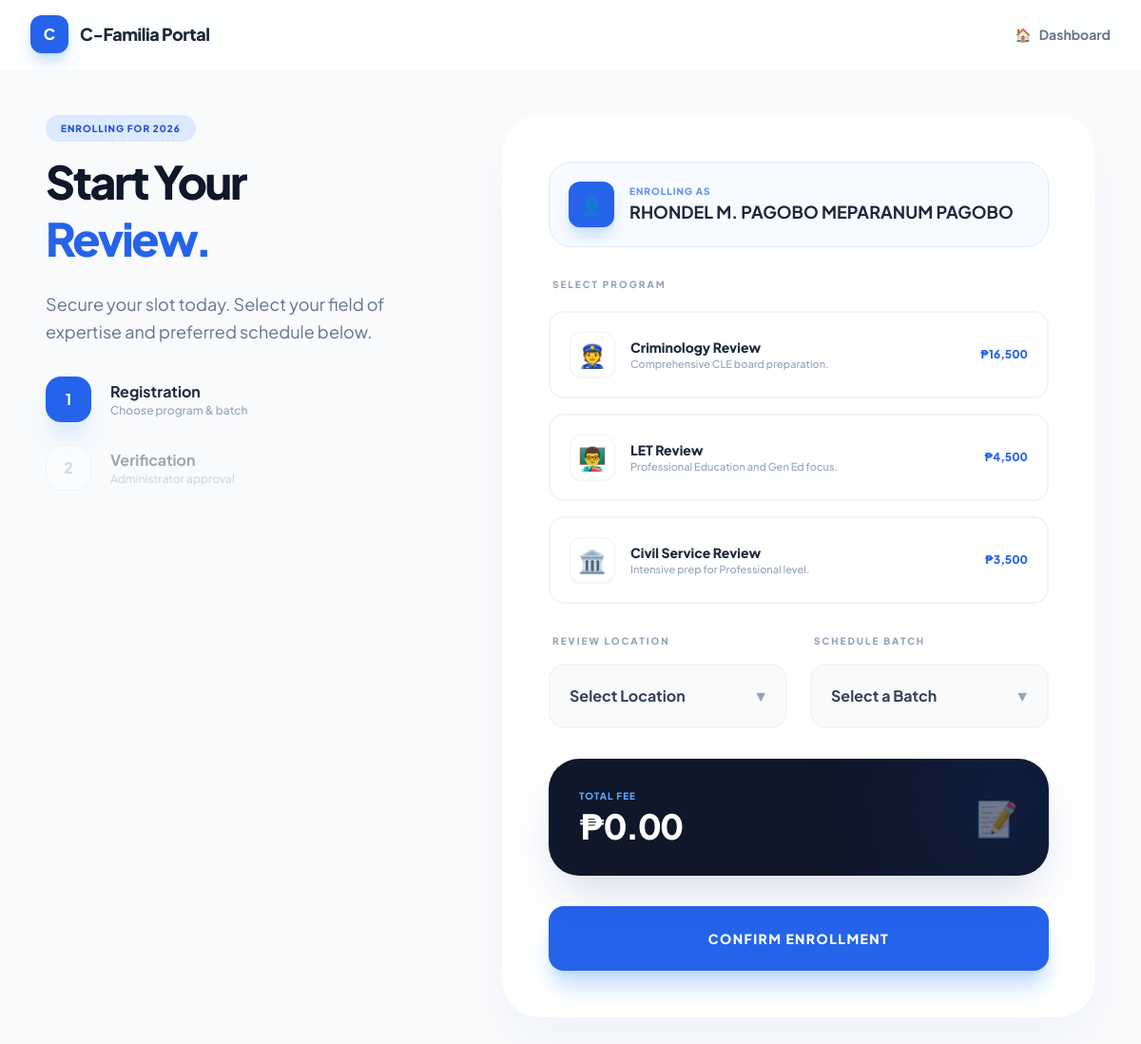
The app's page /enroll.php (signed in), older data.
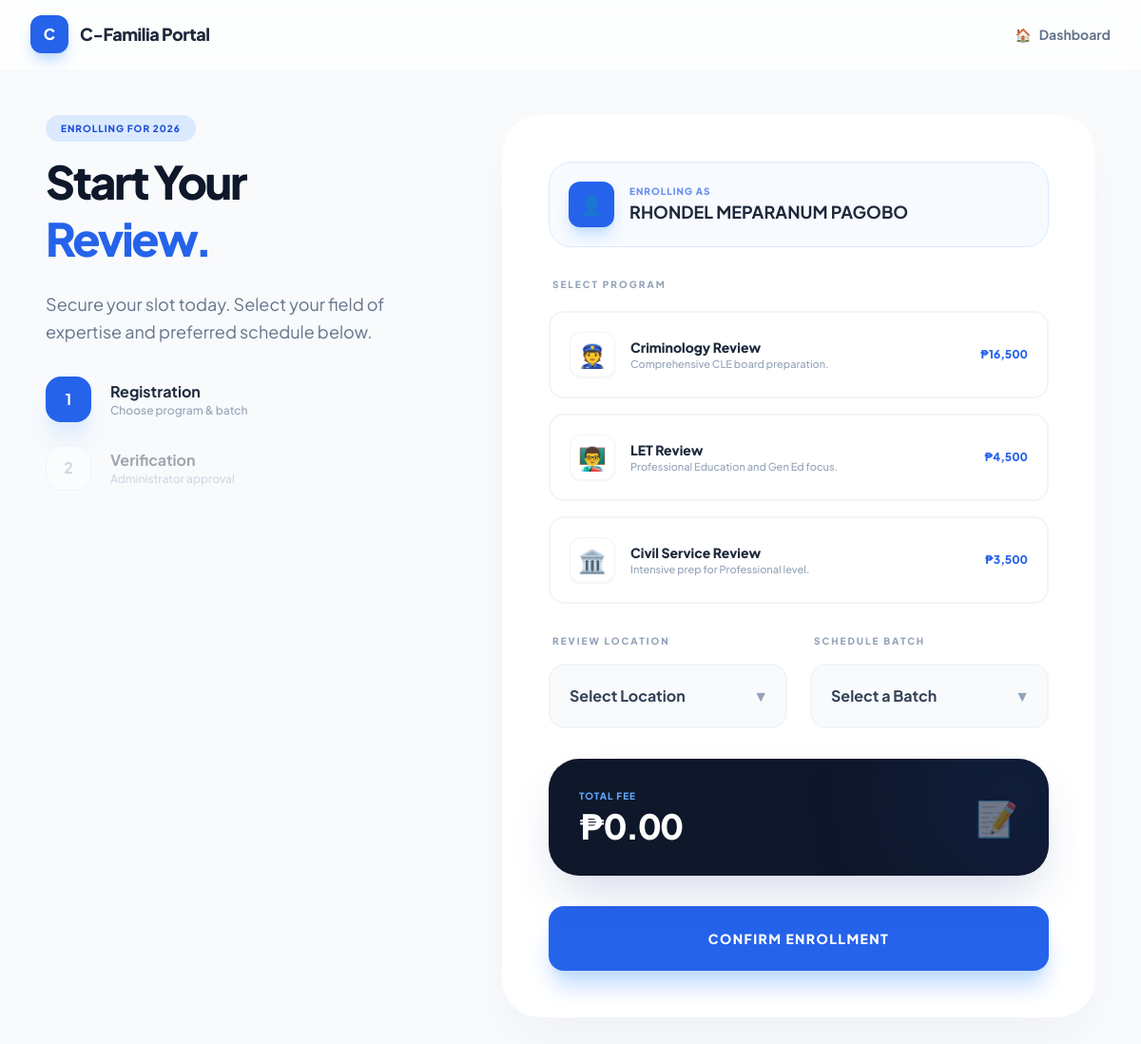
The same page, newer data.
### tables this page shows
CREATE TABLE `users` (
  `id` int(11) NOT NULL,
  `firstname` varchar(100) NOT NULL,
  `middlename` varchar(100) NOT NULL,
  `lastname` varchar(100) NOT NULL,
  `email` varchar(100) NOT NULL,
  `password` varchar(255) NOT NULL,
  `role` enum('admin','student') DEFAULT 'student',
  `profile_pic` varchar(255) DEFAULT NULL,
  `created_at` timestamp NOT NULL DEFAULT current_timestamp()
);

### enroll.php (the view, shortened to what the changed rows need)
<?php
include 'db.php';
$user_id = $_SESSION['user_id'];
$user_query = mysqli_query($conn, "SELECT * FROM users WHERE id = '$user_id'");
$user_data = mysqli_fetch_assoc($user_query);
$enrollee_name = $user_data['firstname'] . ' ' . ($user_data['middlename'] ? $user_data['middlename'] . ' ' : '') . $user_data['lastname'];
$programs = [
    "Criminology Review" => ["fee" => 16500.00, "desc" => "Comprehensive CLE board preparation.", "icon" => "👮"],
    "LET Review"         => ["fee" => 4500.00, "desc" => "Professional Education and Gen Ed focus.", "icon" => "👨‍🏫"],
    "Civil Service Review" => ["fee" => 3500.00, "desc" => "Intensive prep for Professional level.", "icon" => "🏛️"]
];
$message = "";
?>
<!DOCTYPE html>
<html lang="en">
<head>
    <script src="https://cdn.tailwindcss.com"></script>
</head>
<body class="bg-slate-50 min-h-screen">
    <nav class="glass border-b border-white sticky top-0 z-50 px-8 py-4">
        <div class="max-w-6xl mx-auto flex justify-between items-center">
            <div class="flex items-center gap-3">
                <h1 class="font-extrabold text-slate-800 text-lg tracking-tight">C-Familia Portal</h1>
            </div>
        </div>
    </nav>
    <div class="max-w-6xl mx-auto px-6 py-12">
        <div class="grid lg:grid-cols-12 gap-12 items-start">
            <div class="lg:col-span-5 space-y-8">
                <div>
                    <h2 class="text-5xl font-extrabold text-slate-900 leading-tight mt-4 tracking-tighter">Start Your <br><span class="text-blue-600">Review.</span></h2>
                </div>
            </div>
            <div class="lg:col-span-7">
                <div class="bg-white rounded-[2.5rem] shadow-2xl shadow-blue-900/5 border border-white p-8 md:p-12 relative overflow-hidden">
                    <?php if($message): ?>
                        <div class="text-center py-10">
                            <div class="w-24 h-24 bg-green-50 text-green-500 rounded-[2.5rem] flex items-center justify-center mx-auto mb-6 text-4xl shadow-inner italic">✓</div>
                            <h3 class="text-3xl font-black text-slate-800 mb-4">Application Sent!</h3>
                            <p class="text-slate-500 leading-relaxed mb-10"><?= $message ?></p>
                            <a href="student_dashboard.php" class="block w-full py-5 bg-slate-900 text-white font-black rounded-2xl hover:bg-slate-800 transition-all text-xs tracking-widest uppercase">
                                Back to Dashboard
                            </a>
                        </div>
                    <?php else: ?>
                        <form action="" method="POST" class="space-y-8">
                            <div class="flex items-center gap-4 p-5 bg-blue-50/50 border border-blue-100 rounded-[1.5rem] mb-6">
                                <div class="w-12 h-12 bg-blue-600 rounded-xl flex items-center justify-center text-white text-xl shadow-lg shadow-blue-200">
                                </div>
                                <div>
                                    <p class="text-[10px] font-black uppercase tracking-widest text-blue-600/70">Enrolling As</p>
                                    <h4 class="text-lg font-bold text-slate-800"><?= htmlspecialchars($enrollee_name) ?></h4>
                                </div>
                            </div>
                            <div>
                                <label class="block text-[10px] font-black uppercase tracking-[0.2em] text-slate-400 mb-5 ml-1">Select Program</label>
                                <div class="grid gap-4">
                                    <?php foreach($programs as $name => $details): ?>
                                    <label class="relative cursor-pointer group">
                                        <div class="flex items-center p-5 rounded-2xl border-2 border-slate-100 transition-all duration-300 group-hover:border-blue-200 peer-checked:border-blue-600 peer-checked:bg-blue-50/50">
                                            <div class="w-12 h-12 bg-white rounded-xl shadow-sm border border-slate-100 flex items-center justify-center text-2xl mr-4 group-hover:rotate-12 transition">
                                                <?= $details['icon'] ?>
                                            </div>
                                            <div class="flex-1">
                                                <p class="text-sm font-extrabold text-slate-800"><?= $name ?></p>
                                                <p class="text-[11px] text-slate-400 font-medium"><?= $details['desc'] ?></p>
                                            </div>
                                            <div class="text-right">
                                                <p class="text-xs font-black text-blue-600">₱<?= number_format($details['fee'], 0) ?></p>
                                            </div>
                                        </div>
                                    </label>
                                    <?php endforeach; ?>
                                </div>
                            </div>
                            <div class="grid md:grid-cols-2 gap-6">
                                <div>
                                    <label class="block text-[10px] font-black uppercase tracking-[0.2em] text-slate-400 mb-4 ml-1">Review Location</label>
                                    <div class="relative">
                                        <select name="enrolled_at" required class="w-full p-5 rounded-2xl border-2 border-slate-100 bg-slate-50 focus:bg-white focus:border-blue-600 outline-none transition font-bold text-slate-700 appearance-none">
                                            <option value="" disabled selected>Select Location</option>
                                        </select>
                                        <div class="absolute right-5 top-1/2 -translate-y-1/2 pointer-events-none text-slate-400">▼</div>
                                    </div>
                                </div>
                                <div>
                                    <label class="block text-[10px] font-black uppercase tracking-[0.2em] text-slate-400 mb-4 ml-1">Schedule Batch</label>
                                    <div class="relative">
                                        <select name="batch" required class="w-full p-5 rounded-2xl border-2 border-slate-100 bg-slate-50 focus:bg-white focus:border-blue-600 outline-none transition font-bold text-slate-700 appearance-none">
                                            <option value="" disabled selected>Select a Batch</option>
                                        </select>
                                        <div class="absolute right-5 top-1/2 -translate-y-1/2 pointer-events-none text-slate-400">▼</div>
                                    </div>
                                </div>
                            </div>
                            <div class="bg-slate-900 rounded-[2rem] p-8 text-white relative overflow-hidden shadow-2xl shadow-blue-900/20">
                                <div class="relative z-10 flex justify-between items-center">
                                    <div>
                                        <p class="text-blue-400 text-[10px] font-black uppercase tracking-widest mb-1">Total Fee</p>
                                        <h4 id="displayFee" class="text-4xl font-black tracking-tighter transition-all duration-300">₱0.00</h4>
                                    </div>
                                    <div class="text-4xl opacity-40">📝</div>
                                </div>
                                <div class="absolute -right-10 -top-10 w-40 h-40 bg-blue-600 rounded-full blur-[80px] opacity-20"></div>
                            </div>
                            <button type="submit" name="submit_enrollment" class="w-full py-6 bg-blue-600 text-white font-black rounded-2xl hover:bg-blue-700 transition-all shadow-xl shadow-blue-200 hover:-translate-y-1 active:translate-y-0 text-sm tracking-widest uppercase">
                                Confirm Enrollment
                            </button>
                        </form>
                    <?php endif; ?>
                </div>
            </div>
        </div>
    </div>
</body>
</html>

Row changes from the older to the newer data that the page shows:
changed users: enrollee_name "RHONDEL M. PAGOBO MEPARANUM PAGOBO" → "RHONDEL MEPARANUM PAGOBO"
